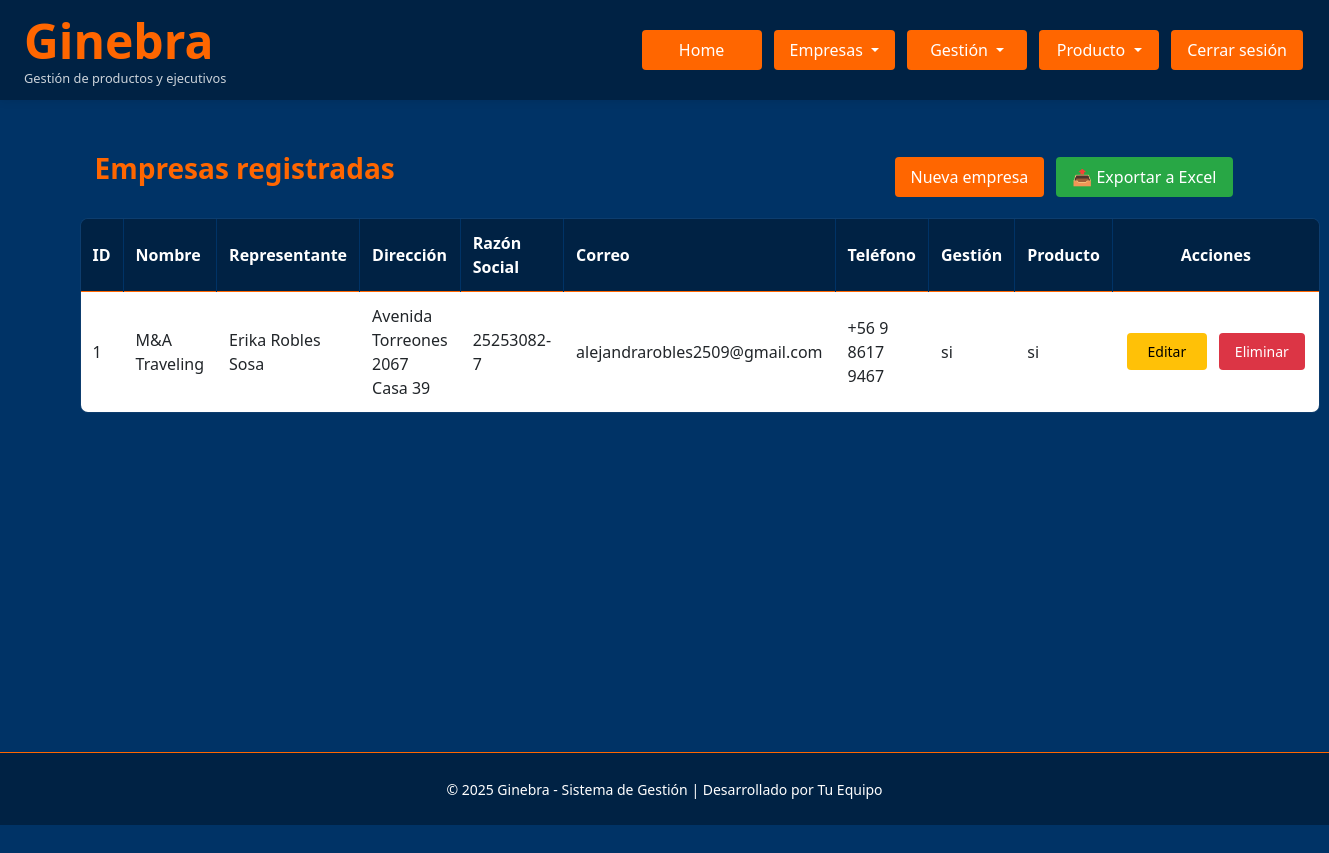
The page /admin/empresas (signed in) on the database as committed earlier.
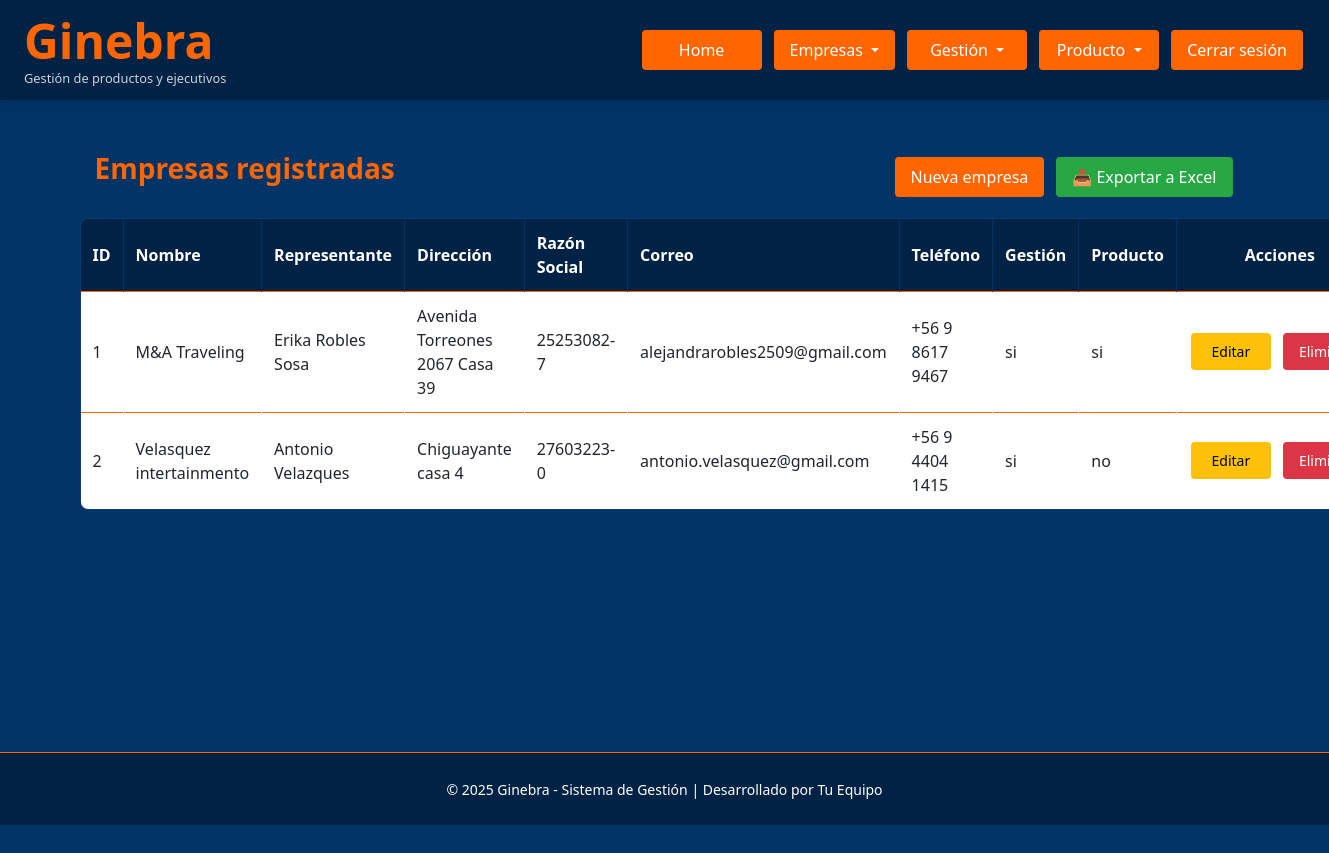
The same page on the database as committed later.
### Ginebra.py (models this page shows)
class Empresa(db.Model):
    id = db.Column(db.Integer, primary_key=True)
    nombre = db.Column(db.String(100))
    representante = db.Column(db.String(100))
    telefono = db.Column(db.String(20))
    correo = db.Column(db.String(100))
    direccion = db.Column(db.String(200))
    razon_social = db.Column(db.String(100))
    tiene_gestion = db.Column(db.Enum(*GESTION_OPTIONS, name='gestion_options'), default='no')
    tiene_productos = db.Column(db.Enum(*PRODUCTOS_OPTIONS, name='productos_options'), default='no')

### Ginebra.py (the view)
@app.route('/admin/empresas')
@login_required
@rol_required('admin', 'master')
def empresas_asociadas():
    empresas = Empresa.query.all()
    return render_template('empresas_asociadas.html', empresas=empresas)

### Ginebra.py (called while the page is built)
@login_manager.user_loader
def load_user(user_id):
    return Usuario.query.get(int(user_id))

@app.context_processor
def inject_global_functions():
    return dict(ruta_inicio_por_rol=ruta_inicio_por_rol)

def rol_required(*roles):
    def decorator(f):
        @wraps(f)
        def wrapped(*args, **kwargs):
            if current_user.rol not in roles:
                flash('Acceso denegado.', 'danger')
                return redirect(url_for('dashboard'))
            return f(*args, **kwargs)
        return wrapped
    return decorator

def ruta_inicio_por_rol(usuario):
    if usuario.rol in ('master', 'admin'):
        return 'admin_panel'
    elif usuario.rol == 'controling':
        return 'controling_panel'
    elif usuario.rol == 'analista':
        return 'analista_panel'
    elif usuario.rol == 'ejecutivo':
        return 'ejecutivo_panel'
    else:
        return 'login'

### templates/empresas_asociadas.html (shortened to what this page needs)
{% extends "base.html" %}
{% block extra_css %}
<link rel="stylesheet" href="{{ url_for('static', filename='empresas_asociadas.css') }}">
{% endblock %}
{% block content %}
  <div class="container" style="margin-top: 120px;">
    <div class="d-flex justify-content-between align-items-center mb-3">
      <h3 class="mb-3">Empresas registradas</h3>
              {% if current_user.rol in ['admin', 'master'] %}
          <div class="d-flex gap-2">
            <a href="{{ url_for('nueva_empresa') }}" class="btn btn-custom">Nueva empresa</a>
            <a href="{{ url_for('exportar_empresas') }}" class="btn btn-success">📤 Exportar a Excel</a>
          </div>
        {% endif %}
      </div>
    </div>
    {% if current_user.rol in ['admin', 'master'] %}
    <table class="table table-bordered table-hover text-white align-middle">
      <thead>
        <tr>
          <th>ID</th>
          <th>Nombre</th>
          <th>Representante</th>
          <th>Dirección</th>
          <th>Razón Social</th>
          <th>Correo</th>
          <th>Teléfono</th>
          <th>Gestión</th>
          <th>Producto</th>
          <th class="text-center">Acciones</th>
        </tr>
      </thead>
      <tbody>
        {% for empresa in empresas %}
        <tr>
          <td>{{ empresa.id }}</td>
          <td>{{ empresa.nombre }}</td>
          <td>{{ empresa.representante }}</td>
          <td>{{ empresa.direccion }}</td>
          <td>{{ empresa.razon_social }}</td>
          <td>{{ empresa.correo }}</td>
          <td>{{ empresa.telefono }}</td>
          <td>{{ empresa.tiene_gestion }}</td>
          <td>{{ empresa.tiene_productos }}</td>
          <td class="text-center">
            <div class="d-inline-flex gap-2">
              <a href="{{ url_for('editar_empresa', id=empresa.id) }}" class="btn btn-sm btn-warning">Editar</a>
              <form action="{{ url_for('eliminar_empresa', id=empresa.id) }}" method="post"
                onsubmit="return confirm('¿Seguro que quieres eliminar esta empresa?')">
                <button type="submit" class="btn btn-sm btn-danger">Eliminar</button>
              </form>
            </div>
          </td>
        </tr>
        {% endfor %}
      </tbody>
    </table>
    {% endif %}
  </div>
{% endblock %}

Rows that differ between the two databases and show on the page:
added Empresa: id "2", nombre "Velasquez intertainmento", representante "Antonio Velazques", direccion "Chiguayante casa 4", razon_social "27603223-0", correo "antonio.velasquez@gmail.com", telefono "+56 9 4404 1415", tiene_gestion "si", tiene_productos "no"
